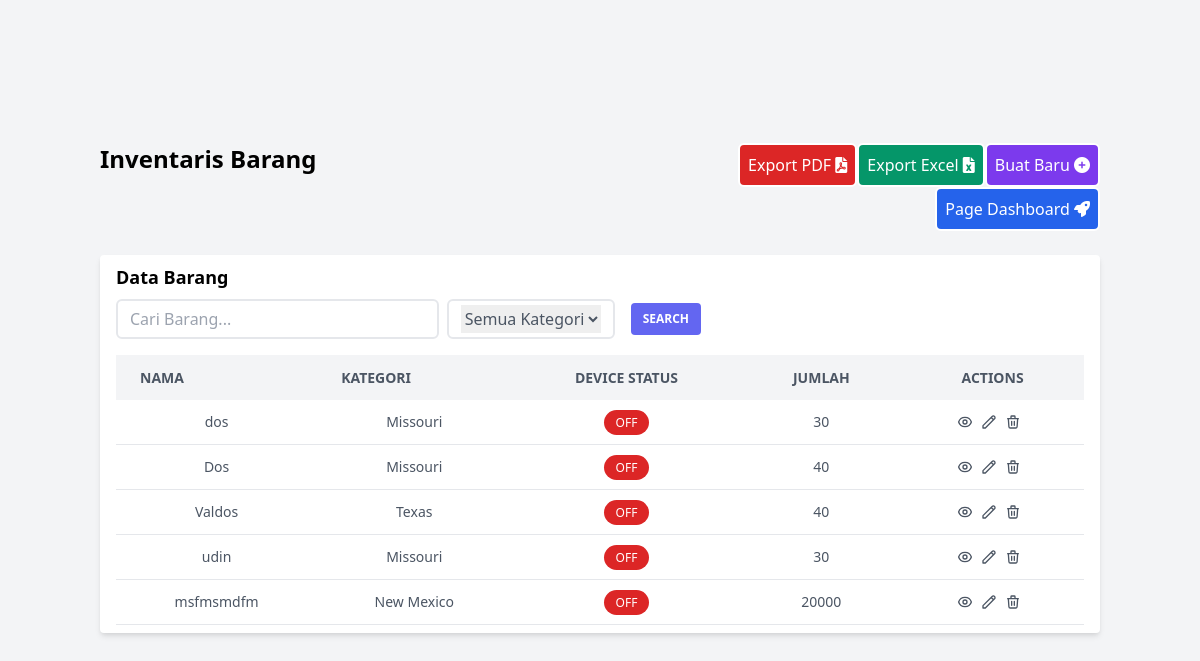
/index.php/inventory, run on an earlier commit of the app's database.
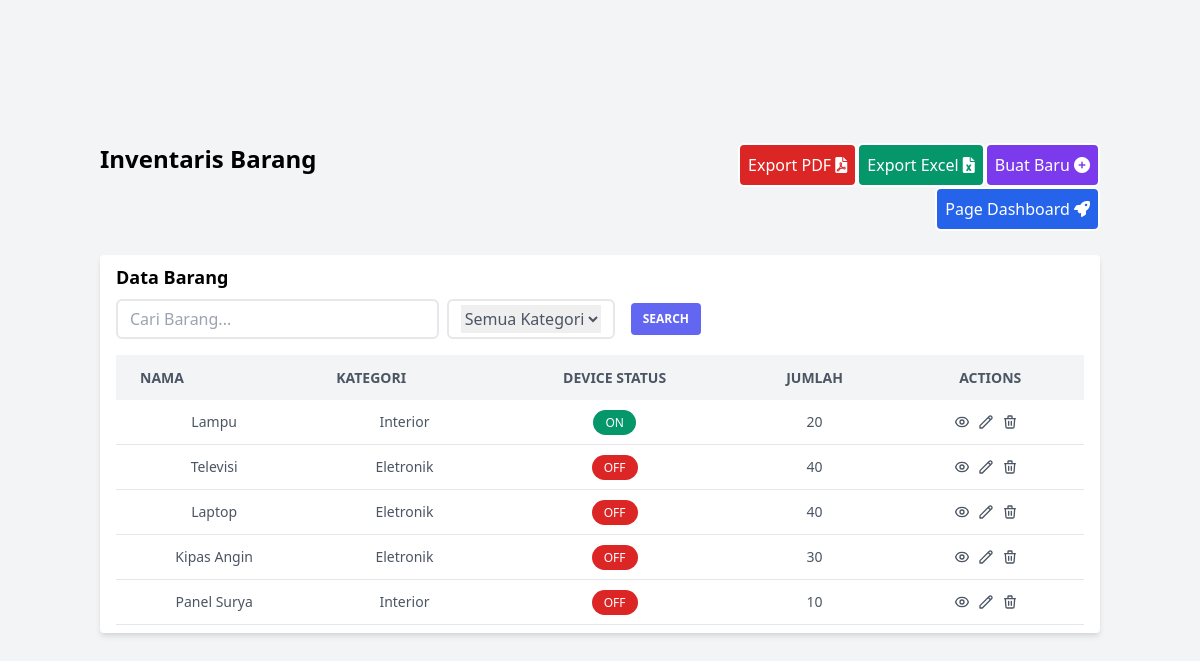
And on a later commit of the database.
### tables this page shows
CREATE TABLE inventories(
id INTEGER PRIMARY KEY AUTOINCREMENT,
name VARCHAR(255),
category VARCHAR(255),
device_status VARCHAR(10),
jumlah INT(11));

### application/controllers/Inventory.php (called while the page is built, shortened)
<?php
class Inventory extends CI_Controller {
	public function __construct(){
		$this->load->model('InventoryModel');
		$this->model = $this->InventoryModel;
	}
	public function index()
	{
        if(isset($_POST['search'])){
            $this->model->name = $_POST['barang'];
            $this->model->get_search();
        }else{
            $this->model->get_rows();
        }
        $data = array('model' => $this->model);
        $this->load->view('inventory/index', $data);
    }
}

### index.php (called while the page is built, shortened)
<?php
require_once BASEPATH.'core/CodeIgniter.php';

### application/models/InventoryModel.php (called while the page is built, shortened)
<?php
    class InventoryModel extends CI_Model {
        public function get_rows(){
            $sql = "SELECT * FROM inventories ORDER BY id DESC";
            $query = $this->db->query($sql);
            $rows = array();
            foreach($query->result() as $row){
                $rows[] = $row;
            }
            $this->rows = $rows;
        }
    }
?>

### application/views/inventory/index.php (the view, shortened to what this page needs)
<!DOCTYPE html>
<html lang="en">
<head>
    <link href="https://unpkg.com/tailwindcss@^2/dist/tailwind.min.css" rel="stylesheet">
    <link rel="stylesheet" href="https://cdnjs.cloudflare.com/ajax/libs/font-awesome/6.0.0-beta2/css/all.min.css" />
</head>
<body class="bg-blueGray-50">
<div class="overflow-x-auto">
    <div class="min-w-screen min-h-screen bg-gray-100 flex items-center justify-center bg-gray-100 font-sans overflow-hidden">
        <div class="w-2/4 lg:w-5/6">
            <div class="flex">
                <div class="flex-1">
                    <h1 class="text-2xl font-bold">Inventaris Barang</h1>
                </div>
                <div class="flex-1">
                    <a href="<?php echo site_url('/inventory/create/');?>" class="bg-purple-600 px-2 py-2 rounded-md text-white float-right border-white border-2 hover:bg-purple-700">
                        Buat Baru <span class="fa fa-plus-circle"></span>
                    </a>
                    <a href="<?php echo site_url('/inventory/export_excel/');?>" class="bg-green-600 px-2 py-2 rounded-md text-white float-right border-white border-2 hover:bg-green-700">
                        Export Excel <span class="fa fa-file-excel"></span>
                    </a>
                    <a href="<?php echo site_url('/inventory/laporan_pdf/');?>" target="_blank" class="bg-red-600 px-2 py-2 rounded-md text-white float-right border-white border-2 hover:bg-red-700">
                        Export PDF <span class="fa fa-file-pdf"></span>
                    </a>
					<a href="<?php echo site_url('/dashboard');?>" target="_blank" class="bg-blue-600 px-2 py-2
					rounded-md text-white float-right border-white border-2 hover:bg-blue-700">
						Page Dashboard <span class="fa fa-rocket"></span>
					</a>
                </div>
            </div>
            <div class="bg-white shadow-md rounded my-6 px-4 py-2">
                <h3 class="font-semibold text-lg">Data Barang</h3>
                <form action="<?= site_url('inventory/index') ?>" method="post">
                <div class="flex space-x-2">
                    <div class="w-4/12 mt-2 mb-2 border-2 py-1 px-3 flex justify-between rounded-md">
                        <input class="flex-grow outline-none text-gray-600 focus:text-blue-600" type="text" name="barang" placeholder="Cari Barang..." />
                    </div>
                    <div class="mt-2 mb-2 border-2 py-1 px-3 flex justify-between rounded-md">
                        <select name="" id="" class="flex-grow outline-none text-gray-600 focus:text-blue-600">
                            <option value="">Semua Kategori</option>
                        </select>
                    </div>
                    <div class="py-3 px-2">
                        <input type="submit" name="search" value="Search" class="bg-indigo-500 text-white active:bg-indigo-600 text-xs font-bold uppercase px-3 py-2 rounded outline-none focus:outline-none ease-linear transition-all duration-150">
                    </div>
                </div>
                </form>
                <table class="min-w-max w-full table-auto mt-2">
                    <thead>
                    <tr class="bg-gray-100 text-gray-600 uppercase text-sm leading-normal">
                        <th class="py-3 px-6 text-left">Nama</th>
                        <th class="py-3 px-6 text-left">Kategori</th>
                        <th class="py-3 px-6 text-center">Device Status</th>
                        <th class="py-3 px-6 text-center">Jumlah</th>
                        <th class="py-3 px-6 text-center">Actions</th>
                    </tr>
                    </thead>
                    <tbody class="text-gray-600 text-sm font-light">
                    <?php foreach($model->rows as $row){ ?>
                        <tr class="border-b border-gray-200 hover:bg-gray-100">
                            <td class="py-3 px-6 text-center">
                                <?= $row->name;?>
                            </td>
                            <td class="py-3 px-6 text-center">
                                <?= $row->category;?>
                            </td>
                            <td class="py-3 px-6 text-center">
                                <?php if($row->device_status == 1){ ?>
                                    <span class="bg-green-600 text-white py-1 px-3 rounded-full text-xs">ON</span>
                                <?php }else{ ?>
                                    <span class="bg-red-600 text-white py-1 px-3 rounded-full text-xs">OFF</span>
                                <?php } ?>
                            </td>
                            <td class="py-3 px-6 text-center">
                                <?= $row->jumlah;?>
                            </td>
                            <td class="py-3 px-6 text-center">
                                <div class="flex item-center justify-center">
                                    <a href="" class="w-4 mr-2 transform hover:text-purple-500 hover:scale-110">
                                    </a>
                                    <a href="<?php echo site_url('/inventory/edit/'.$row->id);?>" class="w-4 mr-2 transform hover:text-green-500 hover:scale-110">
                                        <svg xmlns="http://www.w3.org/2000/svg" fill="none" viewBox="0 0 24 24" stroke="currentColor">
                                            <path stroke-linecap="round" stroke-linejoin="round" stroke-width="2" d="M15.232 5.232l3.536 3.536m-2.036-5.036a2.5 2.5 0 113.536 3.536L6.5 21.036H3v-3.572L16.732 3.732z" />
                                        </svg>
                                    </a>
                                    <a href="<?php echo site_url('/inventory/delete/'.$row->id);?>" onClick="return confirm('Yakin akan dihapus?')" class="w-4 mr-2 transform hover:text-red-500 hover:scale-110">
                                        <svg xmlns="http://www.w3.org/2000/svg" fill="none" viewBox="0 0 24 24" stroke="currentColor">
                                            <path stroke-linecap="round" stroke-linejoin="round" stroke-width="2" d="M19 7l-.867 12.142A2 2 0 0116.138 21H7.862a2 2 0 01-1.995-1.858L5 7m5 4v6m4-6v6m1-10V4a1 1 0 00-1-1h-4a1 1 0 00-1 1v3M4 7h16" />
                                        </svg>
                                    </a>
                                </div>
                            </td>
                        </tr>
                    <?php } ?>
                    </tbody>
                </table>
            </div>
        </div>
    </div>
</div>
</body>
</html>

What changed in the data, as far as the page shows it:
removed inventories: name "dos", category "Missouri", device_status "OFF", jumlah "30"
removed inventories: name "msfmsmdfm", category "New Mexico", shows "OFF", jumlah "20000"
added inventories: name "Lampu", category "Interior", device_status "ON", jumlah "20"
changed inventories: name "Dos" → "Televisi"; category "Missouri" → "Eletronik"
changed inventories: name "Valdos" → "Laptop"; category "Texas" → "Eletronik"
changed inventories: name "udin" → "Kipas Angin"; category "Missouri" → "Eletronik"
added inventories: name "Panel Surya", category "Interior", device_status "OFF", jumlah "10"
